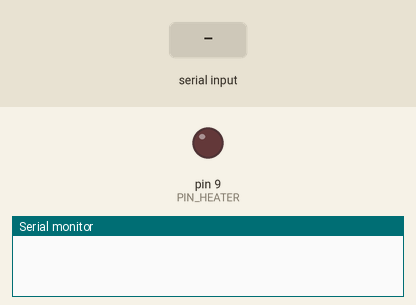
Recording of a sketch running on a simulated Arduino Uno, built with avr-gcc and run on an emulated ATmega328P. Parts: output pins drawn as LEDs (lit = HIGH), the last lines printed to the serial monitor. The inputs (shaded band) are chosen by the test bench.

Above: at 0.1 s.
At 1.4 s:
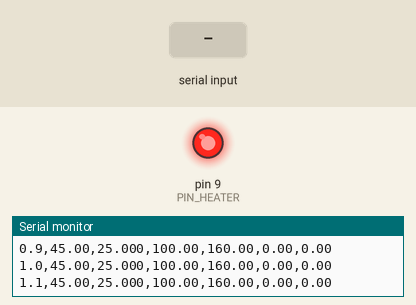
1.5 s: "90,45\n" received over Serial
At 5.96 s:
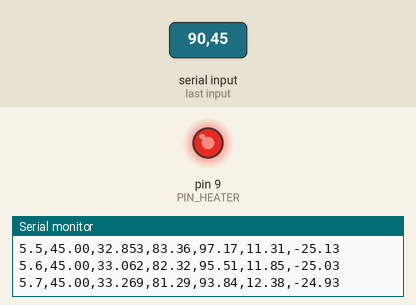
Timing chart, 0 to 13.5 s (numbered marks = the images above; inputs shaded):
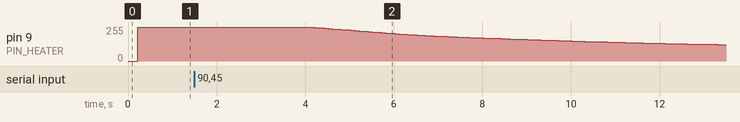

The sketch:

sketch.ino
```cpp
/*
 * Embedded PID temperature controller  -  ATmega328P / Arduino Uno
 * ---------------------------------------------------------------
 * A discrete PID controller running at a fixed 10 Hz, driving a PWM output,
 * with the heater and its thermal behaviour simulated inside the firmware so
 * the whole thing runs in a browser simulator with no hardware.
 *
 * The controller code is the real thing. Only the plant is simulated, and the
 * plant model is a first-order lag, which is what a heater, a motor winding
 * and a tank of water all look like from the controller's point of view:
 *
 *     tau * dT/dt = -(T - T_ambient) + K * u
 *
 * Serial shell at 115200 baud, one command per line:
 *
 *     ?            list the commands
 *     kp <value>   set the proportional gain
 *     ki <value>   set the integral gain      (per second)
 *     kd <value>   set the derivative gain    (seconds)
 *     sp <value>   set the target temperature in degrees C
 *     step <value> jump the target and restart CSV logging, for a step test
 *     dist <value> inject a disturbance in degrees C, e.g. an opened window
 *     noise <0|1>  add sensor noise
 *     csv <0|1>    stop or start the CSV stream
 *     reset        clear the controller state and return to ambient
 *
 * Output columns: seconds,setpoint,temperature,output_pct,p_term,i_term,d_term
 */

/* ---------------- pins ---------------- */
static const int PIN_HEATER = 9;   /* PWM output; an LED stands in for the heater */

/* ---------------- loop timing ---------------- */
static const uint32_t PERIOD_MS = 100;             /* 10 Hz control loop */
static const float    DT        = PERIOD_MS / 1000.0f;

/* ---------------- plant model ---------------- */
static const float T_AMBIENT = 25.0f;   /* degrees C with the heater off      */
static const float PLANT_K   = 60.0f;   /* degrees C rise at full power       */
static const float PLANT_TAU = 25.0f;   /* seconds to reach 63 % of the rise  */
static const float DEAD_TIME = 2.0f;    /* seconds of transport delay         */

static const int DEAD_SLOTS = (int)(DEAD_TIME / DT) + 1;
static float delayLine[24];             /* must be at least DEAD_SLOTS */
static int   delayIndex = 0;

/* ---------------- controller state ---------------- */
static float kp = 8.0f;
static float ki = 0.45f;
static float kd = 12.0f;

static float setpoint   = 45.0f;
static float integral   = 0.0f;
static float lastMeas   = T_AMBIENT;
static bool  firstPass  = true;

static const float OUT_MIN = 0.0f;
static const float OUT_MAX = 100.0f;    /* percent of full heater power */

/* ---------------- plant and I/O state ---------------- */
static float temperature = T_AMBIENT;
static float disturbance = 0.0f;
static bool  addNoise    = false;
static bool  csvOn       = true;
static uint32_t nextRun  = 0;
static uint32_t tickCount = 0;

static char   cmdBuf[32];
static uint8_t cmdLen = 0;

/* A tiny deterministic noise source. rand() on AVR is fine, but this keeps the
 * amplitude predictable and costs almost nothing. */
static float pseudoNoise()
{
    static uint16_t state = 0xACE1u;
    state ^= (uint16_t)(state << 7);
    state ^= (uint16_t)(state >> 9);
    state ^= (uint16_t)(state << 8);
    return ((float)(state & 0x3FF) / 1023.0f - 0.5f) * 0.6f;   /* +/- 0.3 C */
}

static float clampf(float v, float lo, float hi)
{
    if (v < lo) return lo;
    if (v > hi) return hi;
    return v;
}

/* ------------------------------------------------------------------ */
/* The controller                                                      */
/*                                                                     */
/* Two details separate this from a textbook transcription:            */
/*                                                                     */
/* 1. The derivative acts on the measurement, not on the error. If it  */
/*    acted on the error, every change of set point would produce an   */
/*    infinite derivative for one sample and slam the output to its    */
/*    limit. That artefact is called derivative kick.                  */
/*                                                                     */
/* 2. The integral only accumulates when the output is not saturated,  */
/*    and it is clamped as well. Without this, a long approach to the  */
/*    set point winds the integral up to a huge value and the output   */
/*    stays at full power well past the target. That is integral       */
/*    windup, and it is the most common reason a PID loop overshoots.  */
/* ------------------------------------------------------------------ */
static float pidUpdate(float measurement, float *pOut, float *iOut, float *dOut)
{
    float error = setpoint - measurement;

    float p = kp * error;

    if (firstPass) {
        lastMeas = measurement;
        firstPass = false;
    }
    float d = -kd * (measurement - lastMeas) / DT;
    lastMeas = measurement;

    float unsaturated = p + integral + d;

    /* conditional integration: only integrate if it will not push further
     * into a limit that is already reached */
    bool windingUp = (unsaturated >= OUT_MAX && error > 0.0f) ||
                     (unsaturated <= OUT_MIN && error < 0.0f);
    if (!windingUp) {
        integral += ki * error * DT;
        integral = clampf(integral, OUT_MIN - 20.0f, OUT_MAX);
    }

    float output = clampf(p + integral + d, OUT_MIN, OUT_MAX);

    *pOut = p;
    *iOut = integral;
    *dOut = d;
    return output;
}

/* ------------------------------------------------------------------ */
/* The simulated plant, discretised with the forward Euler rule        */
/* ------------------------------------------------------------------ */
static void plantUpdate(float outputPercent)
{
    /* transport delay: power applied now is felt DEAD_TIME later */
    delayLine[delayIndex] = outputPercent;
    delayIndex = (delayIndex + 1) % DEAD_SLOTS;
    float delayed = delayLine[delayIndex];

    float drive = PLANT_K * (delayed / 100.0f);
    float dTdt  = (-(temperature - T_AMBIENT - disturbance) + drive) / PLANT_TAU;
    temperature += dTdt * DT;
}

/* ------------------------------------------------------------------ */
/* Serial shell                                                        */
/* ------------------------------------------------------------------ */
static void printHelp()
{
    Serial.println(F("# commands: ? | kp v | ki v | kd v | sp v | step v |"));
    Serial.println(F("#           dist v | noise 0|1 | csv 0|1 | reset"));
    Serial.print(F("# now kp=")); Serial.print(kp);
    Serial.print(F(" ki="));      Serial.print(ki);
    Serial.print(F(" kd="));      Serial.print(kd);
    Serial.print(F(" sp="));      Serial.println(setpoint);
}

static void printCsvHeader()
{
    Serial.println(F("seconds,setpoint,temperature,output_pct,p_term,i_term,d_term"));
}

static void resetController()
{
    integral = 0.0f;
    firstPass = true;
    temperature = T_AMBIENT;
    for (int i = 0; i < DEAD_SLOTS; i++) delayLine[i] = 0.0f;
    tickCount = 0;
}

static bool matches(const char *cmd, const char *name, float *value)
{
    size_t n = strlen(name);
    if (strncmp(cmd, name, n) != 0) return false;
    if (cmd[n] != ' ' && cmd[n] != '\0') return false;
    *value = atof(cmd + n);
    return true;
}

static void handleCommand(char *cmd)
{
    float v = 0.0f;

    if (cmd[0] == '?' || cmd[0] == 'h') { printHelp(); return; }
    if (strcmp(cmd, "reset") == 0)      { resetController(); printCsvHeader(); return; }

    if (matches(cmd, "kp", &v))    { kp = v; }
    else if (matches(cmd, "ki", &v)) { ki = v; integral = 0.0f; }
    else if (matches(cmd, "kd", &v)) { kd = v; }
    else if (matches(cmd, "sp", &v)) { setpoint = v; }
    else if (matches(cmd, "step", &v)) { setpoint = v; tickCount = 0; printCsvHeader(); return; }
    else if (matches(cmd, "dist", &v)) { disturbance = v; }
    else if (matches(cmd, "noise", &v)) { addNoise = (v != 0.0f); }
    else if (matches(cmd, "csv", &v)) { csvOn = (v != 0.0f); if (csvOn) printCsvHeader(); return; }
    else { Serial.println(F("# unknown command, type ? for help")); return; }

    Serial.print(F("# ok "));
    Serial.println(cmd);
}

static void pollSerial()
{
    while (Serial.available()) {
        char c = (char)Serial.read();
        if (c == '\r') continue;
        if (c == '\n') {
            cmdBuf[cmdLen] = '\0';
            if (cmdLen > 0) handleCommand(cmdBuf);
            cmdLen = 0;
        } else if (cmdLen < sizeof(cmdBuf) - 1) {
            cmdBuf[cmdLen++] = c;
        }
    }
}

/* ------------------------------------------------------------------ */
void setup()
{
    Serial.begin(115200);
    pinMode(PIN_HEATER, OUTPUT);
    resetController();
    delay(200);
    Serial.println(F("# Embedded PID temperature controller"));
    printHelp();
    printCsvHeader();
    nextRun = millis();
}

void loop()
{
    pollSerial();

    uint32_t now = millis();
    if ((int32_t)(now - nextRun) < 0)
        return;
    nextRun += PERIOD_MS;          /* fixed interval, no drift from jitter */

    float measured = temperature + (addNoise ? pseudoNoise() : 0.0f);

    float p, i, d;
    float output = pidUpdate(measured, &p, &i, &d);

    analogWrite(PIN_HEATER, (int)(output * 255.0f / 100.0f));
    plantUpdate(output);

    if (csvOn) {
        float seconds = tickCount * DT;
        Serial.print(seconds, 1);   Serial.print(',');
        Serial.print(setpoint, 2);  Serial.print(',');
        Serial.print(measured, 3);  Serial.print(',');
        Serial.print(output, 2);    Serial.print(',');
        Serial.print(p, 2);         Serial.print(',');
        Serial.print(i, 2);         Serial.print(',');
        Serial.println(d, 2);
    }
    tickCount++;
}
```
